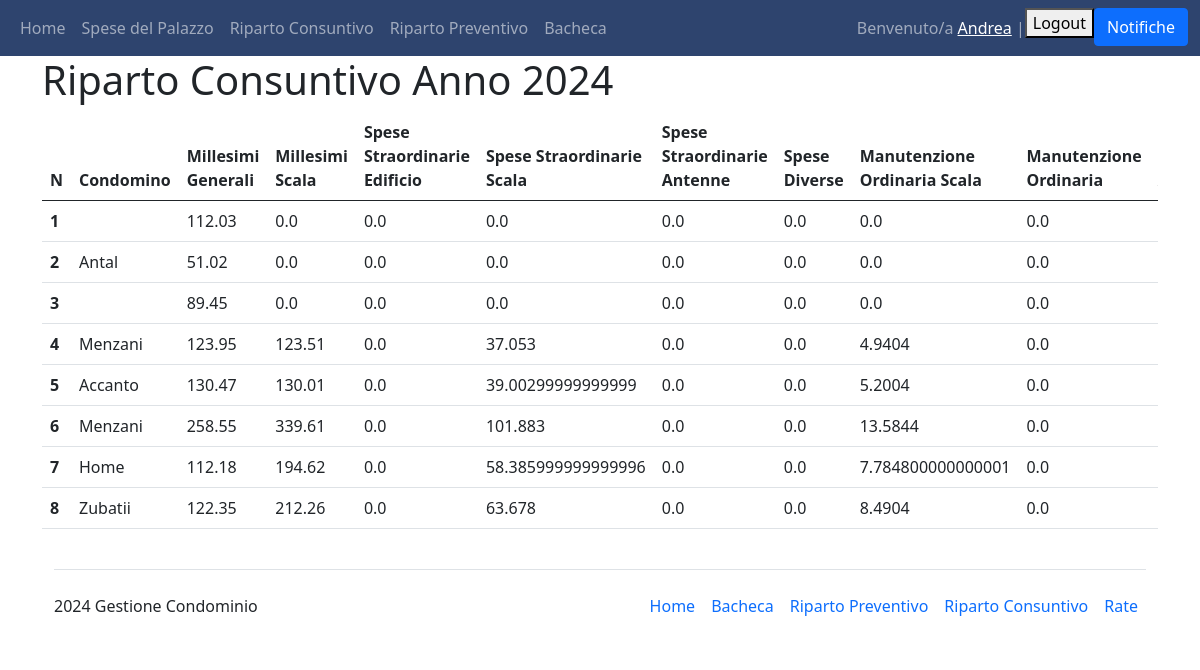
The page /riparto_consuntivo/ (signed in) on the database as committed earlier.
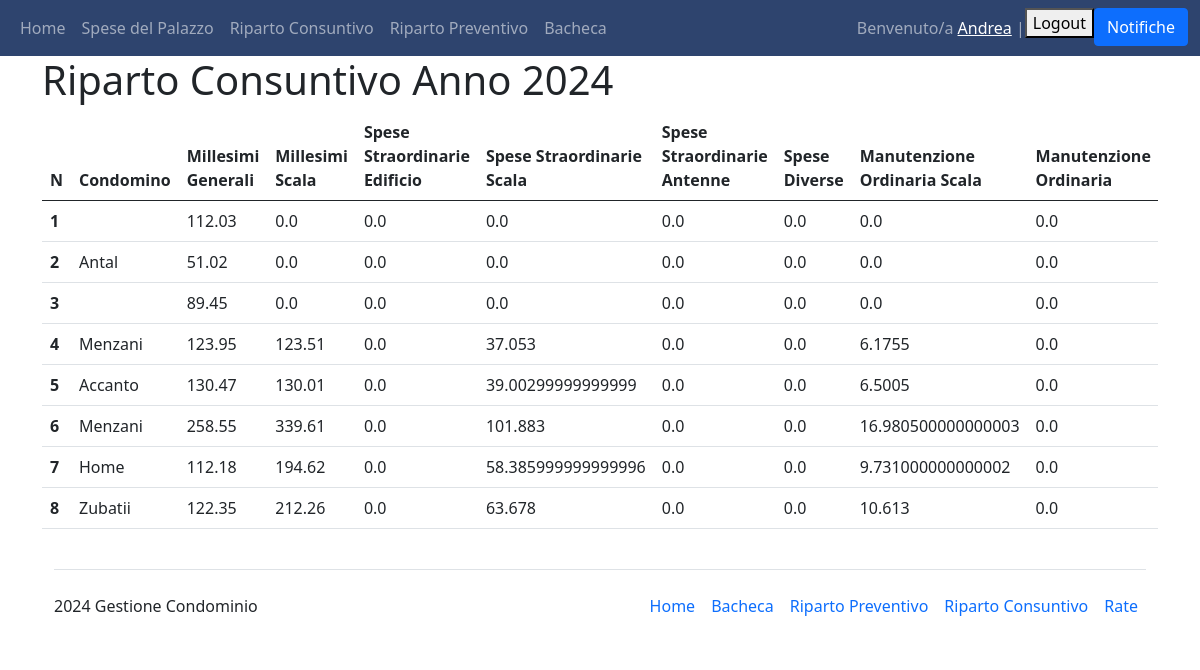
The same page on the database as committed later.
### Condominio/models.py (models this page shows, shortened)
class Interno(models.Model):
    condomino = models.ForeignKey(User, on_delete=models.PROTECT)
    palazzina = models.ForeignKey(Condominio, on_delete=models.PROTECT, default="Salgari")
    numero_interno = models.CharField(verbose_name="Numero Interno", max_length=50, primary_key=True)
    millesimi_generali = models.FloatField(verbose_name="Millesimi generali")
    millesimi_scala = models.FloatField(verbose_name="Millesimi Scala")
    in_affitto = models.BooleanField(verbose_name="In affitto")
    class Meta:
        ordering = ["numero_interno"]
        verbose_name_plural = "Interni"

class Spesa(models.Model):
    class Tipologie(models.TextChoices):
        LUCE_PALAZZINA="Luce Palazzina"
        SCALE_PALAZZINA="Scale Palazzina"
        MANUTENZIONE_ORDINARIA="Manutenzione Ordinaria"
        MANUTENZIONE_ORDINARIA_COMUNE="Manutenzione Ordinaria Comune"
        MANUTENZIONE_ORDINARIA_SCALA="Manutenzione Ordinaria Scala"
        SPESA_GENERALE="Spese Generali"
        SPESA_STRAORDINARIA="Spese Straordinarie"
        SPESA_STRAORDINARIA_EDIFICIO="Spesa Straordinaria Edificio"
        SPESA_STRAORDINARIA_SCALE="Spesa Straordinaria Scale"
        SPESA_STRAORDINARIA_ANTENNE="Spesa Straordinaria Antenne"
        SPESE_DIVERSE="Spese Diverse"
    fornitore=models.ForeignKey(Fornitore, on_delete=models.PROTECT, default=None)
    data=models.DateField("Data")
    tipologia=models.TextField("Tipologia", choices=Tipologie.choices, default=Tipologie.SPESE_DIVERSE, max_length=200)
    descrizione=models.CharField(default=None, max_length=200)
    assegnatario=models.ManyToManyField(Interno)
    importo=models.FloatField("Totale", default=0)
    class Meta:
        verbose_name_plural="Spese"

### Condominio/views.py (the view)
# urls.py: path("riparto_consuntivo/", views.RipartoConsuntivo, name="riparto_consuntivo"),
@login_required(login_url='login')
def RipartoConsuntivo(request):
    interni = Interno.objects.all()
    current_date = datetime.now()
    anno_precedente = current_date.year - 1
    ctx = {"interni": interni, "anno_precedente": anno_precedente}
    return render(request, "Condominio_main/riparto_consuntivo.html", ctx)

### Condominio/templatetags/custom_tags.py (called while the page is built)
@register.filter(name="get_interno")
def get_interno(value):
    return value.numero_interno

@register.filter(name="get_cognome")
def get_cognome(value):
    condomino=value.condomino
    return condomino.last_name

@register.filter(name="get_millesimi_generali")
def get_millesimi_generali(value):
    return value.millesimi_generali

@register.filter(name="get_millesimi_scala")
def get_millesimi_scala(value):
    return value.millesimi_scala

@register.filter(name="get_spese_straordinarie_edifici")
def get_spese_straordinarie_edifici(value):
    current_date = datetime.datetime.now()
    current_year = current_date.year
    spese_straordinarie_edificio=Spesa.objects.filter(Q(tipologia="Spesa Straordinaria Edificio") & Q(data__year=current_year) & Q(assegnatario=value))
    totale_spese_straordinarie_edificio = 0
    for spesa in spese_straordinarie_edificio:
        totale_spese_straordinarie_edifici += spesa.importo
    return (totale_spese_straordinarie_edificio / 1000) * value.millesimi_generali

### Condominio/templates/Condominio_main/riparto_consuntivo.html (shortened to what this page needs)
{% extends 'Condominio_main/base.html' %}
{% block content %}
{% load mathfilters %}
{% load custom_tags %}
<h1>Riparto Consuntivo Anno {{anno_precedente|add:1}}</h1>
<div style="overflow-x:scroll">
<table class="table">
    <thead>
      <tr>
        <th scope="col">N</th>
        <th scope="col">Condomino</th>
        <th scope="col">Millesimi Generali</th>
        <th scope="col">Millesimi Scala</th>
        <th scope="col">Spese Straordinarie Edificio</th>
        <th scope="col">Spese Straordinarie Scala</th>
        <th scope="col">Spese Straordinarie Antenne</th>
        <th scope="col">Spese Diverse</th>
        <th scope="col">Manutenzione Ordinaria Scala</th>
        <th scope="col">Manutenzione Ordinaria</th>
        <th scope="col">Manutenzione Ordinaria Aree Comuni</th>
      </tr>
    </thead>
    <tbody>
      {% for interno in interni %}
      <tr>
        <th scope="row">{{interno|get_interno}}</th>
        <td scope="row">{{interno|get_cognome}}</td>
        <td scope="row">{{interno|get_millesimi_generali}}</td>
        <td scope="row">{{interno|get_millesimi_scala}}</td>
        <td scope="row">{{interno|get_spese_straordinarie_edifici}}</td>
        <td scope="row">{{interno|get_spese_straordinarie_scala}}</td>
        <td scope="row">{{interno|get_spese_straordinarie_antenne}}</td>
        <td scope="row">{{interno|get_spese_diverse}}</td>
        <td scope="row">{{interno|get_manutenzione_ordinaria_scala}}</td>
        <td scope="row">{{interno|get_manutenzione_ordinaria}}</td>
        <td scope="row">{{interno|get_manutenzione_ordinaria_aree_comuni}}</td>
      </tr>
      {% endfor %}
    </tbody>
</table>
{% endblock %}

Rows that differ between the two databases and show on the page:
changed through a linked row, Interno id 4: numero_interno+millesimi_scala "4.9404" → "6.1755"
changed through a linked row, Interno "Accanto": numero_interno+millesimi_scala "5.2004" → "6.5005"
changed through a linked row, Interno id 6: numero_interno+millesimi_scala "13.5844" → "16.980500000000003"
changed through a linked row, Interno "Home": numero_interno+millesimi_scala "7.784800000000001" → "9.731000000000002"
changed through a linked row, Interno "Zubatii": numero_interno+millesimi_scala "8.4904" → "10.613"
